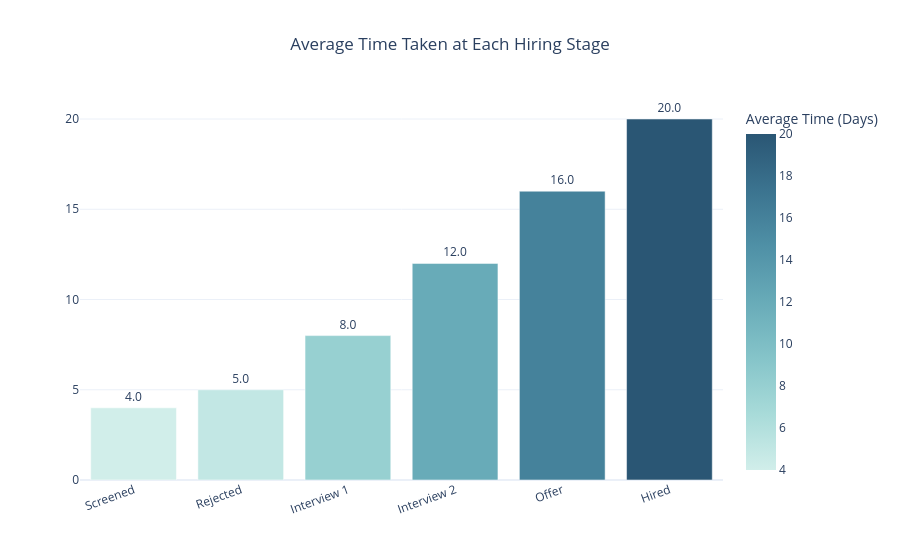

Source (notebook cell):
### Code cell
# Create interactive bar chart

fig = px.bar(
    avg_time_stage,
    x='Stage',
    y='TimeToStage',
    color='TimeToStage',
    text='TimeToStage',
    title='Average Time Taken at Each Hiring Stage',
    color_continuous_scale=px.colors.sequential.Teal,
    labels={
        'Stage': 'Hiring Stage',
        'TimeToStage': 'Average Time (Days)'
    }
)

# Improve layout for professional look
fig.update_layout(
    title_x=0.5,
    xaxis_tickangle=-20,
    xaxis_title = None,
    yaxis_title = None,
    template='plotly_white'
)

# Show values on bars with 1 decimal place
fig.update_traces(texttemplate='%{text:.1f}', textposition='outside')

fig.show()

### Figure 1 — Plotly figure (JSON) as saved in the notebook; plotly's stock layout.template omitted (floating-point values rounded to 4 significant figures)
{"data": [{"alignmentgroup": "True", "hovertemplate": "Hiring Stage=%{x}<br>Average Time (Days)=%{marker.color}<extra></extra>", "legendgroup": "", "marker": {"color": [4, 5, 8, 12, 16, 20], "coloraxis": "coloraxis", "pattern": {"shape": ""}}, "name": "", "offsetgroup": "", "orientation": "v", "showlegend": false, "text": [4, 5, 8, 12, 16, 20], "textposition": "outside", "texttemplate": "%{text:.1f}", "type": "bar", "x": ["Screened", "Rejected", "Interview 1", "Interview 2", "Offer", "Hired"], "xaxis": "x", "y": [4, 5, 8, 12, 16, 20], "yaxis": "y"}], "layout": {"barmode": "relative", "coloraxis": {"colorbar": {"title": {"text": "Average Time (Days)"}}, "colorscale": [[0, "rgb(209, 238, 234)"], [0.1667, "rgb(168, 219, 217)"], [0.3333, "rgb(133, 196, 201)"], [0.5, "rgb(104, 171, 184)"], [0.6667, "rgb(79, 144, 166)"], [0.8333, "rgb(59, 115, 143)"], [1, "rgb(42, 86, 116)"]]}, "legend": {"tracegroupgap": 0}, "title": {"text": "Average Time Taken at Each Hiring Stage", "x": 0.5}, "xaxis": {"anchor": "y", "domain": [0, 1], "tickangle": -20, "title": {}}, "yaxis": {"anchor": "x", "domain": [0, 1], "title": {}}}}
